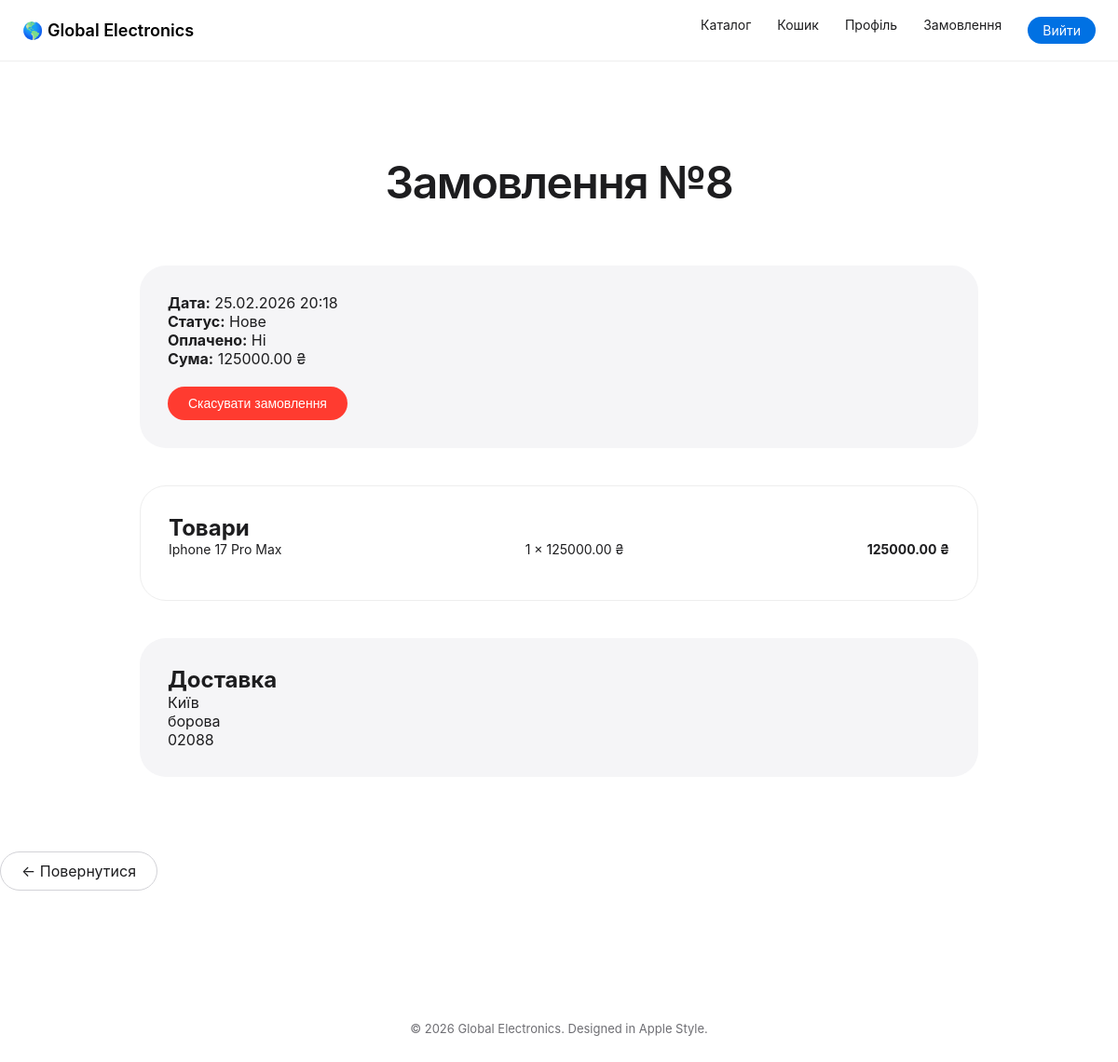
The page /my-orders/8/ (signed in) on the database its author committed.
### electricapp/models.py (models this page shows, shortened)
class Order(models.Model):
    STATUS_CHOICES = [
        ('new', 'Нове'),
        ('processing', 'В обробці'),
        ('done', 'Виконано'),
    ]
    user = models.ForeignKey(
        User,
        on_delete=models.CASCADE,
        related_name='orders'
    )
    created_at = models.DateTimeField(auto_now_add=True)
    status = models.CharField(
        max_length=20,
        choices=STATUS_CHOICES,
        default='new'
    )
    is_paid = models.BooleanField(default=False)
    total_price = models.DecimalField(
        max_digits=10,
        decimal_places=2,
        default=0
    )
    class Meta:
        ordering = ['-created_at']
        verbose_name = "Замовлення"
        verbose_name_plural = "Замовлення"

class OrderItem(models.Model):
    order = models.ForeignKey(
        Order,
        on_delete=models.CASCADE,
        related_name='items'
    )
    product = models.ForeignKey(
        Product,
        on_delete=models.CASCADE
    )
    quantity = models.PositiveIntegerField(default=1)
    price = models.DecimalField(max_digits=10, decimal_places=2)
    class Meta:
        verbose_name = "Товар у замовленні"
        verbose_name_plural = "Товари у замовленні"

class Product(models.Model):
    category = models.ForeignKey(
        Category,
        on_delete=models.CASCADE,
        related_name='products'
    )
    name = models.CharField(max_length=150)
    description = models.TextField()
    price = models.DecimalField(max_digits=8, decimal_places=2)
    photo = models.ImageField(upload_to='products/', blank=True, null=True)
    available = models.BooleanField(default=True)
    class Meta:
        verbose_name = "Товар"
        verbose_name_plural = "Товари"

class ShippingAddress(models.Model):
    order = models.OneToOneField(
        Order,
        on_delete=models.CASCADE,
        related_name='shipping_address'
    )
    city = models.CharField(max_length=100)
    address = models.CharField(max_length=255)
    postal_code = models.CharField(max_length=20)
    class Meta:
        verbose_name = "Адреса доставки"

### electricapp/views.py (the view)
# urls.py: path('my-orders/<int:order_id>/', order_detail, name='order_detail'),
@login_required
def order_detail(request, order_id):
    order = get_object_or_404(
        Order,
        id=order_id,
        user=request.user
    )
    items = order.items.all()
    for item in items:
        item.total_price = item.quantity * item.price
    return render(request, 'electricapp/order_detail.html', {
        'order': order,
        'items': items,
        'shipping': getattr(order, 'shipping_address', None),
    })

### templates/electricapp/order_detail.html (shortened to what this page needs)
{% extends "electricapp/base.html" %}
{% block content %}
<h1 class="page-title">Замовлення №{{ order.id }}</h1>
<div class="order-detail-container">
    <div class="order-info">
        <p><strong>Дата:</strong> {{ order.created_at|date:"d.m.Y H:i" }}</p>
        <p><strong>Статус:</strong> {{ order.get_status_display }}</p>
        <p><strong>Оплачено:</strong> {% if order.is_paid %}Так{% else %}Ні{% endif %}</p>
        <p><strong>Сума:</strong> {{ order.total_price }} ₴</p>
        {% if order.status == "new" and not order.is_paid %}
        <form method="post" action="{% url 'cancel_order' order.id %}">
            <button type="submit" class="btn-cancel">
                Скасувати замовлення
        </button>
    </form>
        {% endif %}
    </div>
    <div class="order-items">
        <h2>Товари</h2>
        {% for item in items %}
        <div class="order-item">
            <span>{{ item.product.name }}</span>
            <span>{{ item.quantity }} × {{ item.price }} ₴</span>
            <strong>{{ item.total_price }} ₴</strong>
        </div>
        {% endfor %}
    </div>
    <div class="order-shipping">
        <h2>Доставка</h2>
        {% if shipping %}
            <p>{{ shipping.city }}</p>
            <p>{{ shipping.address }}</p>
            <p>{{ shipping.postal_code }}</p>
        {% else %}
            <p>Адреса доставки не вказана</p>
        {% endif %}
    </div>
</div>
<a href="{% url 'my_orders' %}" class="btn-outline">
    ← Повернутися
</a>
{% endblock %}

### static/css/style.css (style rules this page uses)
* { margin: 0; padding: 0; box-sizing: border-box; }
body { font-family: -apple-system, BlinkMacSystemFont, "Segoe UI", Roboto, Inter, sans-serif; background: #ffffff; color: #1d1d1f; -webkit-font-smoothing: antialiased; }
.btn-outline { display: inline-block; border: 1px solid #d2d2d7; padding: 10px 22px; border-radius: 999px; text-decoration: none; color: #1d1d1f; margin-top: 20px; }
.page-title { text-align: center; font-size: 48px; font-weight: 600; margin: 100px 0 50px; letter-spacing: -0.03em; }
.order-detail-container { max-width: 900px; margin: 60px auto; }
.order-info { background: #f5f5f7; padding: 30px; border-radius: 28px; margin-bottom: 40px; }
.order-items { background: #ffffff; border: 1px solid #eee; padding: 30px; border-radius: 28px; margin-bottom: 40px; }
.order-item { display: flex; justify-content: space-between; margin-bottom: 16px; font-size: 14px; }
.order-shipping { background: #f5f5f7; padding: 30px; border-radius: 28px; margin-bottom: 40px; }
.btn-cancel { margin-top: 20px; background: #ff3b30; color: white; padding: 10px 22px; border-radius: 999px; border: none; font-size: 14px; cursor: pointer; transition: 0.25s; }

### rows shown on the page
Order: id "8", created_at "25.02.2026 20:18", status "Нове", total_price "125000.00"
OrderItem: product.name "Iphone 17 Pro Max", quantity "1", price "125000.00", total_price "125000.00"
ShippingAddress: city "Київ", address "борова", postal_code "02088"
